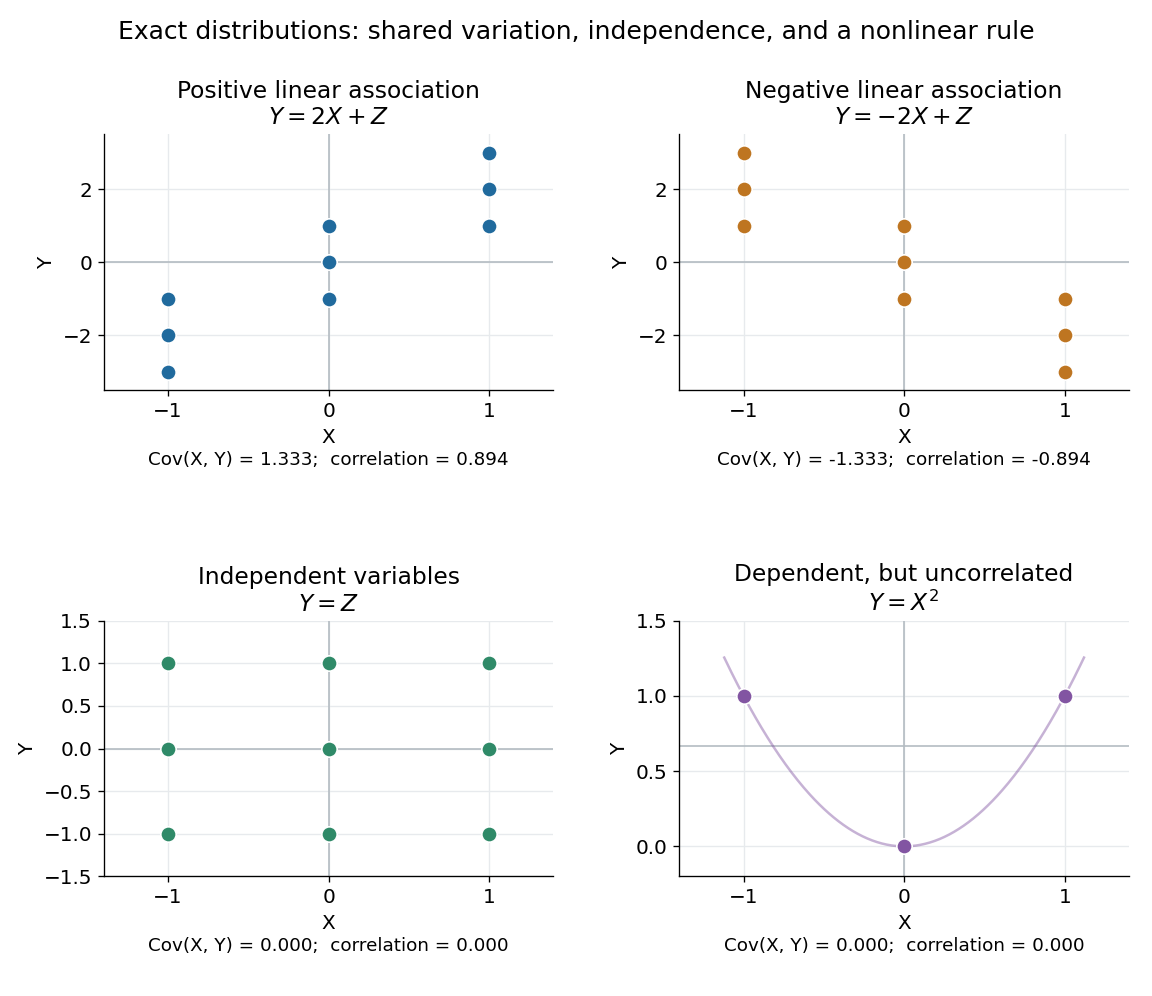

Write the Python code that produced this figure.
"""Plot exact finite distributions, contrasting covariance and dependence."""

from pathlib import Path

import matplotlib.pyplot as plt
import numpy as np


def covariance(x, y):
    return np.mean((x - np.mean(x)) * (y - np.mean(y)))


def main():
    grid = np.array([-1.0, 0.0, 1.0])
    x = np.repeat(grid, 3)
    z = np.tile(grid, 3)
    y = 2 * x + z
    assert np.isclose(np.var(x), 2 / 3)
    assert np.isclose(covariance(x, y), 4 / 3)
    assert np.isclose(np.var(y), 10 / 3)
    assert np.isclose(np.var(x + y), 20 / 3)
    assert np.isclose(np.var(x - y), 4 / 3)
    assert np.isclose(np.corrcoef(x, y)[0, 1], 2 / np.sqrt(5))
    assert np.isclose(covariance(grid, grid**2), 0)
    assert np.isclose(np.var(grid**2), 2 / 9)
    assert np.isclose(np.corrcoef([1, 2, 3, 4], [2, 1, 4, 3])[0, 1], 0.6)
    plt.rcParams.update({"font.size": 12, "axes.titlesize": 14})
    fig, axes = plt.subplots(2, 2, figsize=(9.6, 8.3), dpi=120, facecolor="white")
    cases = [(x, y, r"$Y=2X+Z$", "Positive linear association", "#206a9d", (-3.5, 3.5)),
             (x, -2 * x + z, r"$Y=-2X+Z$", "Negative linear association", "#be7521", (-3.5, 3.5)),
             (x, z, r"$Y=Z$", "Independent variables", "#2f8a68", (-1.5, 1.5)),
             (grid, grid**2, r"$Y=X^2$", "Dependent, but uncorrelated", "#8255a2", (-0.2, 1.5))]
    for ax, (xs, ys, formula, title, color, ylim) in zip(axes.flat, cases):
        cov = covariance(xs, ys)
        corr = np.corrcoef(xs, ys)[0, 1]
        ax.axvline(np.mean(xs), color="#b4bcc2", lw=1)
        ax.axhline(np.mean(ys), color="#b4bcc2", lw=1)
        if len(xs) == 3:
            curve = np.linspace(-1.12, 1.12, 300)
            ax.plot(curve, curve**2, color=color, lw=1.5, alpha=0.45)
        ax.scatter(xs, ys, s=85, color=color, edgecolor="white", linewidth=1, zorder=4)
        ax.set(xlim=(-1.4, 1.4), ylim=ylim, xlabel="X", ylabel="Y",
               title=title + "\n" + formula, xticks=[-1, 0, 1])
        ax.text(0.5, -0.29, f"Cov(X, Y) = {cov:.3f};  correlation = {corr:.3f}",
                transform=ax.transAxes, fontsize=11, ha="center")
        ax.grid(color="#e7eaed")
        ax.spines[["top", "right"]].set_visible(False)
    fig.suptitle("Exact distributions: shared variation, independence, and a nonlinear rule", fontsize=15)
    fig.subplots_adjust(left=0.09, right=0.98, top=0.865, bottom=0.12, wspace=0.28, hspace=0.9)
    fig.savefig(Path.cwd() / Path(__file__).with_suffix(".png").name,
                facecolor="white", transparent=False)
    plt.close(fig)


if __name__ == "__main__":
    main()
